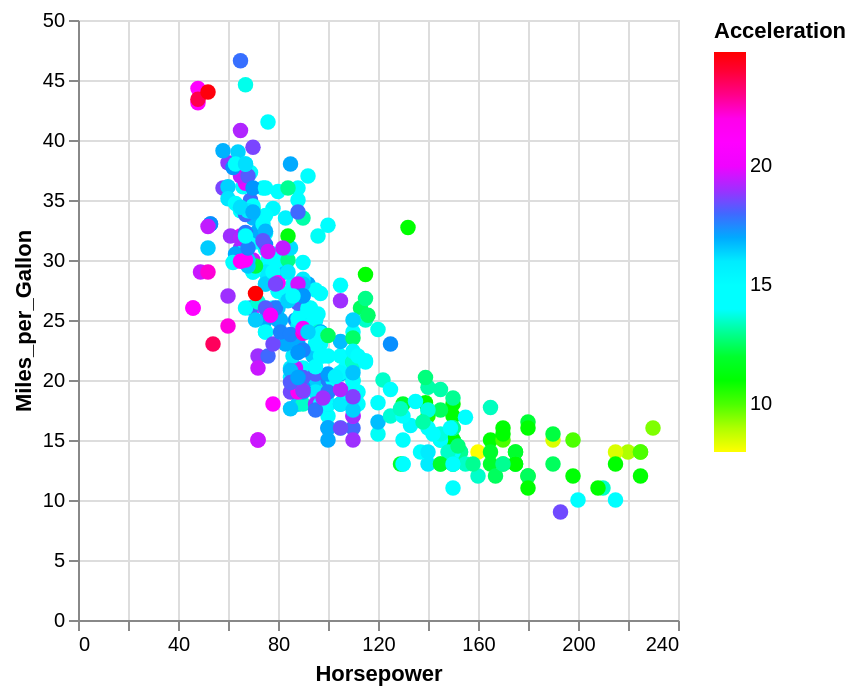

Specify this chart in Vega-Lite:
### Vega-Lite specification from a JSON file in a GitHub repository (floating-point values rounded to 4 significant figures; data arrays with more than 128 entries replaced by an {"elided": "..."} marker saying what was removed)
{"$schema": "https://vega.github.io/schema/vega-lite/v5.json", "data": {"values": {"elided": "406 records"}}, "description": "cube-helix-long interpolation with default gamma value of 1", "encoding": {"color": {"field": "Acceleration", "scale": {"interpolate": {"gamma": 1, "type": "cubehelix-long"}, "range": ["yellow", "red"], "type": "linear"}, "type": "quantitative"}, "opacity": {"value": 1}, "size": {"value": 60}, "x": {"field": "Horsepower", "type": "quantitative"}, "y": {"field": "Miles_per_Gallon", "type": "quantitative"}}, "mark": "circle", "transform": [{"as": "accelerationZScore", "calculate": "(datum.Acceleration - 15.52)/2.80"}]}
